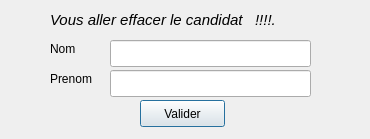
<?xml version="1.0" encoding="UTF-8"?>
<ui version="4.0">
 <class>SupprimerPersonneClass</class>
 <widget class="QDialog" name="SupprimerPersonneClass">
  <property name="geometry">
   <rect>
    <x>0</x>
    <y>0</y>
    <width>370</width>
    <height>139</height>
   </rect>
  </property>
  <property name="windowTitle">
   <string>SupprimerPersonne</string>
  </property>
  <widget class="QLineEdit" name="lineEdit">
   <property name="geometry">
    <rect>
     <x>110</x>
     <y>40</y>
     <width>201</width>
     <height>27</height>
    </rect>
   </property>
  </widget>
  <widget class="QLineEdit" name="lineEdit_2">
   <property name="geometry">
    <rect>
     <x>110</x>
     <y>70</y>
     <width>201</width>
     <height>27</height>
    </rect>
   </property>
  </widget>
  <widget class="QLabel" name="label">
   <property name="geometry">
    <rect>
     <x>50</x>
     <y>40</y>
     <width>55</width>
     <height>17</height>
    </rect>
   </property>
   <property name="text">
    <string>Nom</string>
   </property>
  </widget>
  <widget class="QLabel" name="label_2">
   <property name="geometry">
    <rect>
     <x>50</x>
     <y>70</y>
     <width>55</width>
     <height>17</height>
    </rect>
   </property>
   <property name="text">
    <string>Prenom</string>
   </property>
  </widget>
  <widget class="QLabel" name="label_3">
   <property name="geometry">
    <rect>
     <x>50</x>
     <y>10</y>
     <width>251</width>
     <height>20</height>
    </rect>
   </property>
   <property name="font">
    <font>
     <pointsize>11</pointsize>
     <italic>true</italic>
    </font>
   </property>
   <property name="text">
    <string>Vous aller effacer le candidat   !!!!. </string>
   </property>
  </widget>
  <widget class="QPushButton" name="pushButton">
   <property name="geometry">
    <rect>
     <x>140</x>
     <y>100</y>
     <width>85</width>
     <height>27</height>
    </rect>
   </property>
   <property name="text">
    <string>Valider</string>
   </property>
  </widget>
 </widget>
 <layoutdefault spacing="6" margin="11"/>
 <resources/>
 <connections/>
</ui>
